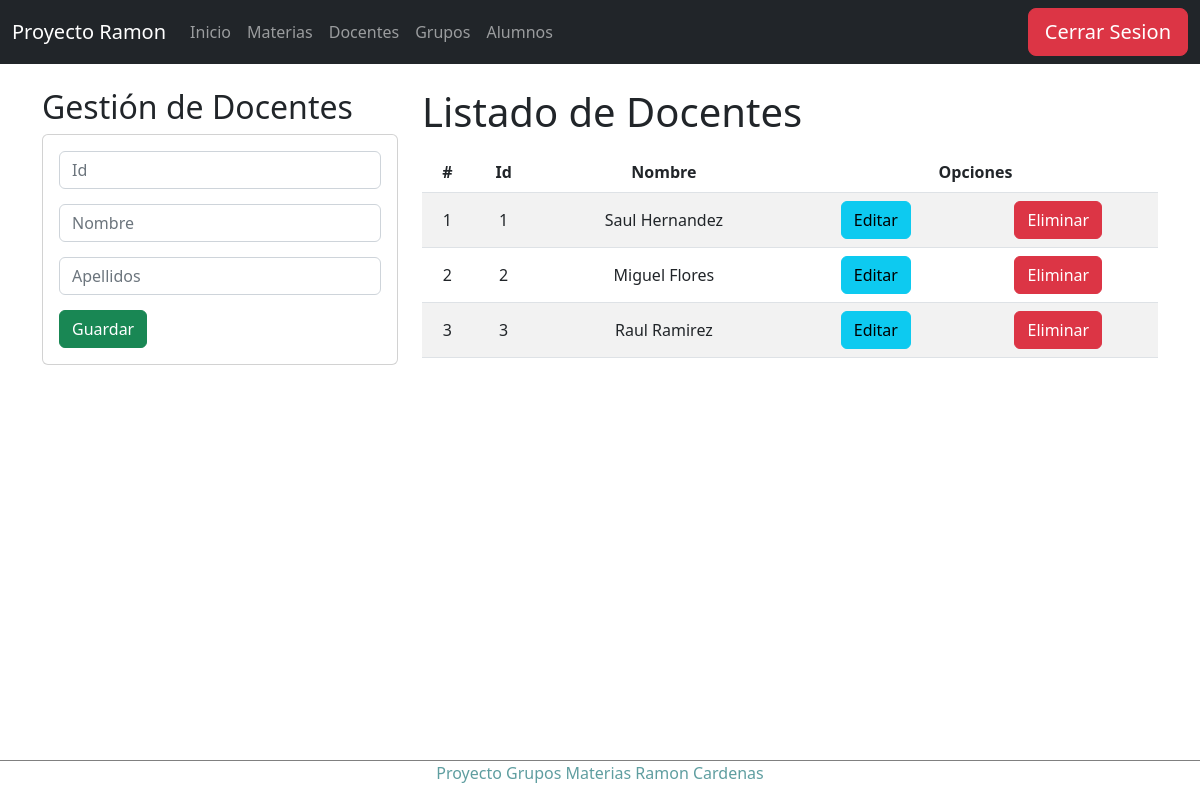
The app's page /docentes (signed in) with its own data.
### Apps/Horario/models.py (models this page shows, shortened)
class Docente(models.Model):
    idDocente=models.CharField(primary_key=True,max_length=6)
    nombreDocente=models.CharField(max_length=50)
    apellidoDocente=models.CharField(max_length=50)

### Apps/Horario/views.py (the view)
# urls.py: path('docentes',views.docentes),
@login_required
def docentes(request):
    docentes = Docente.objects.all()
    return render(request, "docentes/gestionDocentes.html", {"docentes":docentes})

### Apps/Horario/templates/docentes/gestionDocentes.html (shortened to what this page needs)
{% extends "../base.html" %}
{% block body %}
<div class="row">
    <div class="col-sm-12 col-md-6 col-lg-4 col-xl-4">
        <h2>Gestión de Docentes</h2>
        <div class="card">
            <div class="card-body">
                <form action="/registrarDocente/" method="POST">{% csrf_token %}
                    <div class="form-group">
                        <input type="text" id="idDocente" name="idDocente" class="form-control" placeholder="Id"
                            minlength="1" maxlength="6" required>
                    </div>
                    <div class="form-group">
                        <input type="text" id="nombreDocente" name="nombreDocente" class="form-control" placeholder="Nombre"
                            maxlength="50" required>
                    </div>
                    <div class="form-group">
                        <input type="text" id="apellidoDocente" name="apellidoDocente" class="form-control" placeholder="Apellidos"
                            maxlength="50" required>
                    </div>
                    <div class="form-group">
                        <button type="submit" class="btn btn-success btn-block text-white">Guardar</button>
                    </div>
                </form>
            </div>
        </div>
    </div>
    <div class="col-sm-12 col-md-6 col-lg-8 col-xl-8">
        <h1>Listado de Docentes</h1>
        <div class="table-responsive py-2">
            <table class="table table-striped">
                <thead>
                    <tr>
                        <th>#</th>
                        <th>Id</th>
                        <th>Nombre</th>
                        <th colspan="2">Opciones</th>
                    </tr>
                </thead>
                <tbody>
                    {% for d in docentes %}
                    <tr>
                        <td>{{forloop.counter}}</td>
                        <td>{{d.idDocente}}</td>
                        <td>{{d.nombreDocente}} {{d.apellidoDocente}}</td>
                        <td><a href="edicionDocente/{{d.idDocente}}" class="btn btn-info">Editar</a></td>
                        <td><a href="eliminarDocente/{{d.idDocente}}" class="btn btn-danger btnEliminacion">Eliminar</a></td>
                    </tr>
                    {% endfor %}
                </tbody>
            </table>
        </div>
    </div>
</div>
{% endblock %}

### Apps/Horario/templates/base.html (style rules this page uses)
th, td { text-align: center; vertical-align: middle; }
.form-control { margin-bottom: 15px !important; }

### records on screen
Docente: idDocente "1", nombreDocente "Saul", apellidoDocente "Hernandez"
Docente: idDocente "2", nombreDocente "Miguel", apellidoDocente "Flores"
Docente: idDocente "3", nombreDocente "Raul", apellidoDocente "Ramirez"
